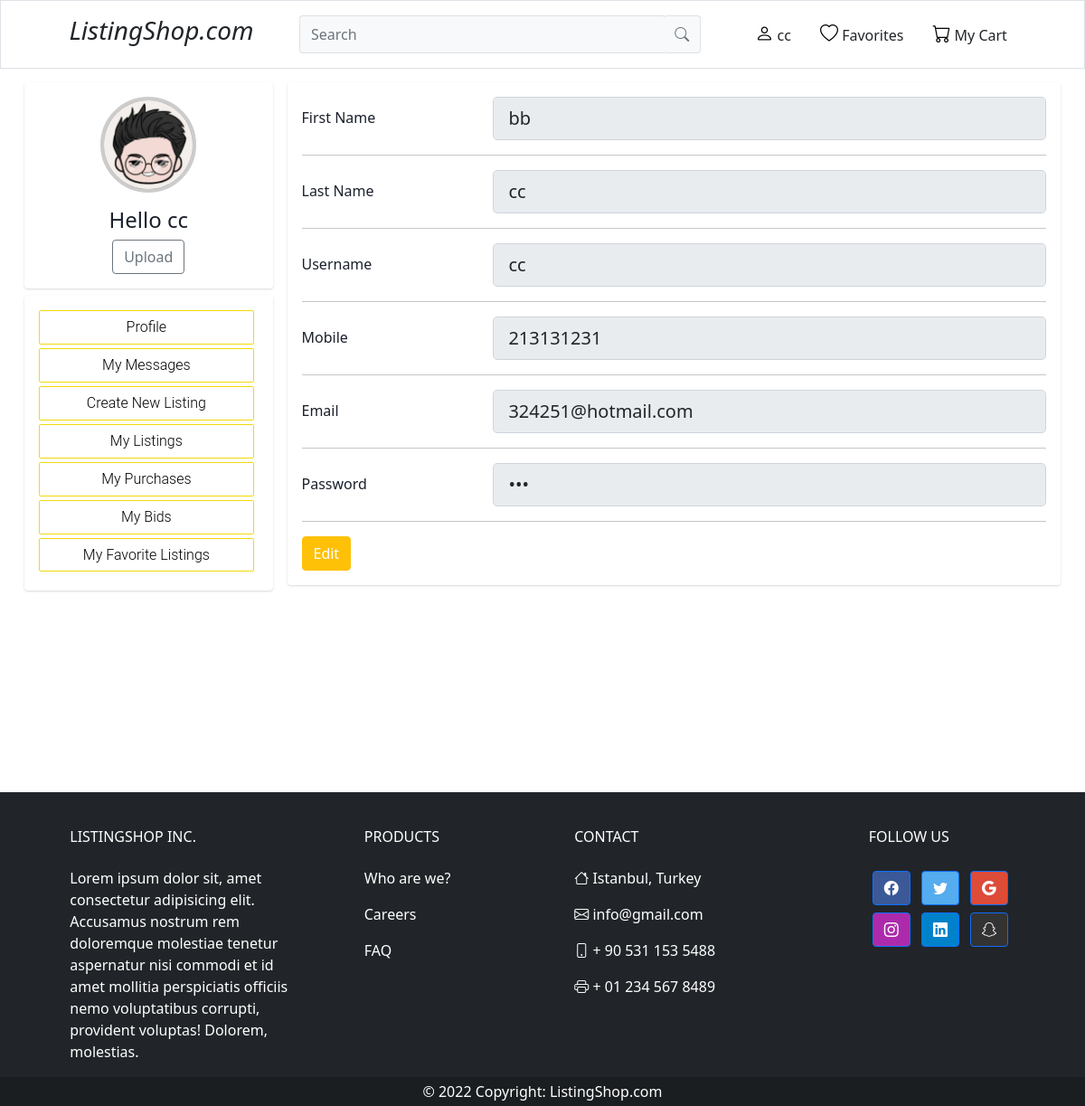
Page /myprofile.php (signed in) on the committed database.
### tables this page shows
CREATE TABLE `users` (
  `ID` int(11) NOT NULL,
  `FirstName` varchar(100) DEFAULT NULL,
  `LastName` varchar(100) DEFAULT NULL,
  `Username` varchar(100) DEFAULT NULL,
  `PhoneNumber` varchar(15) DEFAULT NULL,
  `Email` varchar(255) NOT NULL,
  `Password` varchar(100) NOT NULL,
  `Picture` varchar(200) DEFAULT NULL,
  `Time` datetime NOT NULL DEFAULT CURRENT_TIMESTAMP
);

### my_profile/information.php (the view, shortened to what this page needs)
<?php
  require_once("db-connection.php");
                $sql = "SELECT * FROM users WHERE ID = '" .$_SESSION['id']. "'";
                      $result = mysqli_query($con,$sql);
                      if ($result !== false) {
                          $row = mysqli_fetch_array($result);
                      } else {
                        die;
                                }
                                ?>
                  <div class="card mb-3">
                    <div class="card-body">
                    <form action="update.php" method="POST">
                      <div class="row">
                        <div class="col-sm-3 align-self-center">
                          <h6 class="mb-0">First Name</h6>
                        </div>
                        <div class="col-sm-9 text-secondary">
                        <input type="text"  name="firstname" readonly value=<?php echo $row["FirstName"];?> class="form-control form-control-lg" />
                        </div>
                      </div>
                      <hr>
                      <div class="row">
                        <div class="col-sm-3 align-self-center">
                          <h6 class="mb-0">Last Name</h6>
                        </div>
                        <div class="col-sm-9 text-secondary">
                        <input type="text"  name="lastname" readonly value=<?php echo $row["LastName"];?>  class="form-control form-control-lg" />
                        </div>
                      </div>
                      <hr>
                      <div class="row">
                        <div class="col-sm-3 align-self-center">
                          <h6 class="mb-0">Username</h6>
                        </div>
                        <div class="col-sm-9 text-secondary">
                        <input type="text"  name="username" readonly value=<?php echo $row["Username"];?>  class="form-control form-control-lg" />
                        </div>
                      </div>
                      <hr>
                      <div class="row">
                        <div class="col-sm-3 align-self-center">
                          <h6 class="mb-0">Mobile</h6>
                        </div>
                        <div class="col-sm-9 text-secondary">
                        <input type="tel"  name="phone" readonly value=<?php echo $row["PhoneNumber"];?>   class="form-control form-control-lg" />
                        </div>
                      </div>
                      <hr>
                      <div class="row">
                        <div class="col-sm-3 align-self-center">
                          <h6 class="mb-0">Email</h6>
                        </div>
                        <div class="col-sm-9 text-secondary">
                        <input type="email"  name="email" readonly value=<?php echo $row["Email"];?>   class="form-control form-control-lg" />
                        </div>
                      </div>
                      <hr>
                      <div class="row">
                        <div class="col-sm-3 align-self-center">
                          <h6 class="mb-0">Password</h6>
                        </div>
                        <div class="col-sm-9 text-secondary">
                        <input type="password"  name="password" readonly value=<?php echo $row["Password"];?>   class="form-control form-control-lg" />
                        </div>
                      </div>
                      <hr>
                      <div class="row">
                        <div class="col-sm-12"><a  class="btn btn-warning text-white" href="myprofile.php?content_id=update">Edit</a>
                      </div>
                        </div>
                        </form>
                      </div>
                    </div>
                </div>

### myprofile.php (shortened to what this page needs)
<!DOCTYPE html>
<html lang="en">
<head>
    <link href="https://cdn.jsdelivr.net/npm/bootstrap@5.0.2/dist/css/bootstrap.min.css" rel="stylesheet">
    <link rel="stylesheet" href="/cssfiles/myprofilestyle.css">
    <link rel="stylesheet" href="/cssfiles/header.css">
    <link rel="stylesheet" href="/cssfiles/profilepicture.css">
    <link rel="stylesheet" href="/cssfiles/mymessagesstyle.css">
    <link rel="stylesheet" href="https://cdn.jsdelivr.net/npm/bootstrap-icons@1.8.1/font/bootstrap-icons.css">
</head>
<body class="bg-white">
<?php
require_once("db-connection.php");
require_once("header.php");
$username=$_SESSION["username"];
$id=$_SESSION["id"];
 ?>
<section>
    <div class="container-fluid justify-content-center vh-100">
        <div class="main-body">
              <div class="row gutters-sm">
                <div class="col-md-3 mb-3">
                  <div class="card">
                    <div class="card-body picture-container">
                      <div class=" d-flex flex-column align-items-center text-center picture">
                        <form action="" method="POST" enctype="multipart/form-data">
                        <?php
                        $sql="SELECT * FROM users WHERE ID='$id'";
                        $query=$con->query($sql);
                         $row=$query->fetch_assoc();  ?>
                       <?php echo '<img  class="picture-src" id="output_image" src="'.$row['Picture'].'" alt="image" >';
                       ?>
                      </div>
                    </div>
                    <div class="mb-3 align-items-center text-center">
                          <h4><?php echo "Hello " . $username ?></h4>
                          <input class="btn btn-outline-secondary" type="submit" name="submit" value="Upload"  />
                        </div>
                  </div>
                  <div class="col-md d-md-block py-2">
                    <div class="card">
                      <div class="card-body">
                        <nav class="nav flex-column nav-pills nav-gap-y-1">
                          <div class="text-center d-grid">
                          <a class="button" href="myprofile.php?content_id=profile" >Profile</a>
                          <div class="text-center d-grid">
                            <a class="button" href="myprofile.php?content_id=messages" >My Messages</a>
                          </div>
                          <div class="text-center d-grid">
                          <a class="button" href="myprofile.php?content_id=createnewlisting">Create New Listing</a>
                         </div>
                         <div class="text-center d-grid">
                          <a class="button" href="myprofile.php?content_id=mylistings" >My Listings</a>
                         </div>
                          <div class="text-center d-grid">
                            <a class="button" href="myprofile.php?content_id=mypurchases" >My Purchases</a>
                           </div>
                          <div class="text-center d-grid">
                            <a class="button" href="myprofile.php?content_id=mybids" >My Bids</a>
                           </div>
                           <div class="text-center d-grid">
                            <a class="button" href="myprofile.php?content_id=myfavlist" >My Favorite Listings</a>
                           </div>
                        </nav>
                      </div>
                    </div>
                  </div>
                </div>
                      <div class="col-md-9 mb-3">
                <?php
                 $content=$_GET['content_id'];
                if($content=="" || $content=="profile"){
                  require_once("my_profile/information.php");
                }
                 ?>
                      </div>
              </div>
            </div>
    </section>
     <?php require_once("footer.php")?>
</body>
</html>

### cssfiles/myprofilestyle.css (style rules this page uses)
body { color: #1a202c; background-color: #e2e8f0; }
.main-body { padding: 15px; }
.card { box-shadow: 0 1px 3px 0 rgba(0,0,0,.1), 0 1px 2px 0 rgba(0,0,0,.06); }
.card { position: relative; display: flex; flex-direction: column; min-width: 0; word-wrap: break-word; background-color: #fff; background-clip: border-box; border: 0 solid rgba(0,0,0,.125); border-radius: .25rem; }
a.button { display:inline-block; padding:0.35em 1.2em; border:0.1em solid #f1ce0a; margin:0 0.3em 0.3em 0; border-radius:0.12em; box-sizing: border-box; text-decoration:none; font-family:'Roboto',sans-serif; font-weight:300; color:#000000; text-align:center; transition: all 0.2s; }
.card-body { flex: 1 1 auto; min-height: 1px; padding: 1rem; }
.gutters-sm { margin-right: -8px; margin-left: -8px; }
.gutters-sm>.col, .gutters-sm>[class*=col-] { padding-right: 8px; padding-left: 8px; }
.mb-3, .my-3 { margin-bottom: 1rem!important; }

### cssfiles/header.css (style rules this page uses)
a, a:hover { text-decoration: none; color: inherit; }

### cssfiles/profilepicture.css (style rules this page uses)
.picture-container { position: relative; cursor: pointer; text-align: center; }
.picture { width: 106px; height: 106px; background-color: #999999; border: 4px solid #CCCCCC; color: #FFFFFF; border-radius: 50%; margin: 0px auto; overflow: hidden; transition: all 0.2s; -webkit-transition: all 0.2s; }
.picture-src { width: 100%; }

### cssfiles/mymessagesstyle.css (style rules this page uses)
a.button { display:inline-block; padding:0.35em 1.2em; border:0.1em solid #f1da0a; margin:0 0.3em 0.3em 0; border-radius:0.12em; box-sizing: border-box; text-decoration:none; font-family:'Roboto',sans-serif; font-weight:300; color:#000000; text-align:center; transition: all 0.2s; }
.card-body { flex: 1 1 auto; min-height: 1px; padding: 1rem; }
.gutters-sm { margin-right: -8px; margin-left: -8px; }
.gutters-sm>.col, .gutters-sm>[class*=col-] { padding-right: 8px; padding-left: 8px; }
.mb-3, .my-3 { margin-bottom: 1rem!important; }

### rows in the picture
users: Picture (picture), firstname "bb", lastname "cc", username "cc", phone "213131231", email "324251@hotmail.com"

### other values in the picture
$_SESSION["username"] "cc"
$username "cc"
